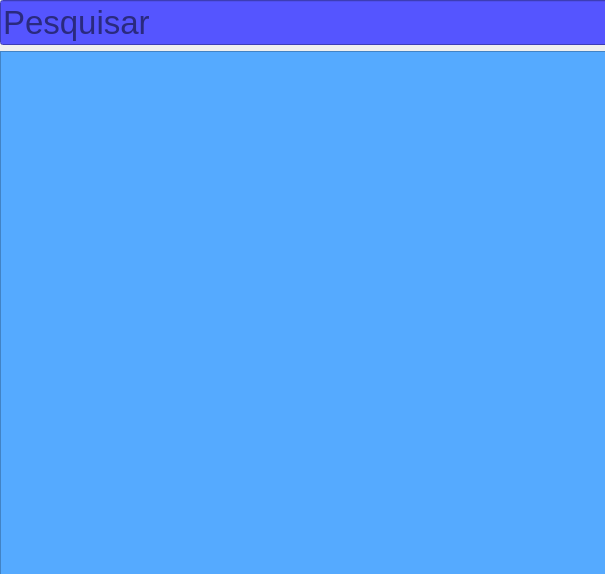
<?xml version="1.0" encoding="UTF-8"?>
<ui version="4.0">
 <class>MainWindow</class>
 <widget class="QMainWindow" name="MainWindow">
  <property name="geometry">
   <rect>
    <x>0</x>
    <y>0</y>
    <width>605</width>
    <height>574</height>
   </rect>
  </property>
  <property name="windowTitle">
   <string>MainWindow</string>
  </property>
  <widget class="QWidget" name="centralwidget">
   <widget class="QWidget" name="verticalLayoutWidget">
    <property name="geometry">
     <rect>
      <x>0</x>
      <y>0</y>
      <width>611</width>
      <height>581</height>
     </rect>
    </property>
    <layout class="QVBoxLayout" name="verticalLayout">
     <item>
      <widget class="QLineEdit" name="lineEdit">
       <property name="font">
        <font>
         <pointsize>25</pointsize>
        </font>
       </property>
       <property name="styleSheet">
        <string notr="true">background-color: rgb(85, 85, 255);</string>
       </property>
       <property name="placeholderText">
        <string>Pesquisar</string>
       </property>
      </widget>
     </item>
     <item>
      <widget class="QTableView" name="tableView">
       <property name="font">
        <font>
         <pointsize>25</pointsize>
        </font>
       </property>
       <property name="styleSheet">
        <string notr="true">background-color: rgb(85, 170, 255);</string>
       </property>
       <attribute name="horizontalHeaderStretchLastSection">
        <bool>true</bool>
       </attribute>
       <attribute name="verticalHeaderDefaultSectionSize">
        <number>62</number>
       </attribute>
      </widget>
     </item>
    </layout>
   </widget>
  </widget>
 </widget>
 <resources/>
 <connections/>
</ui>
